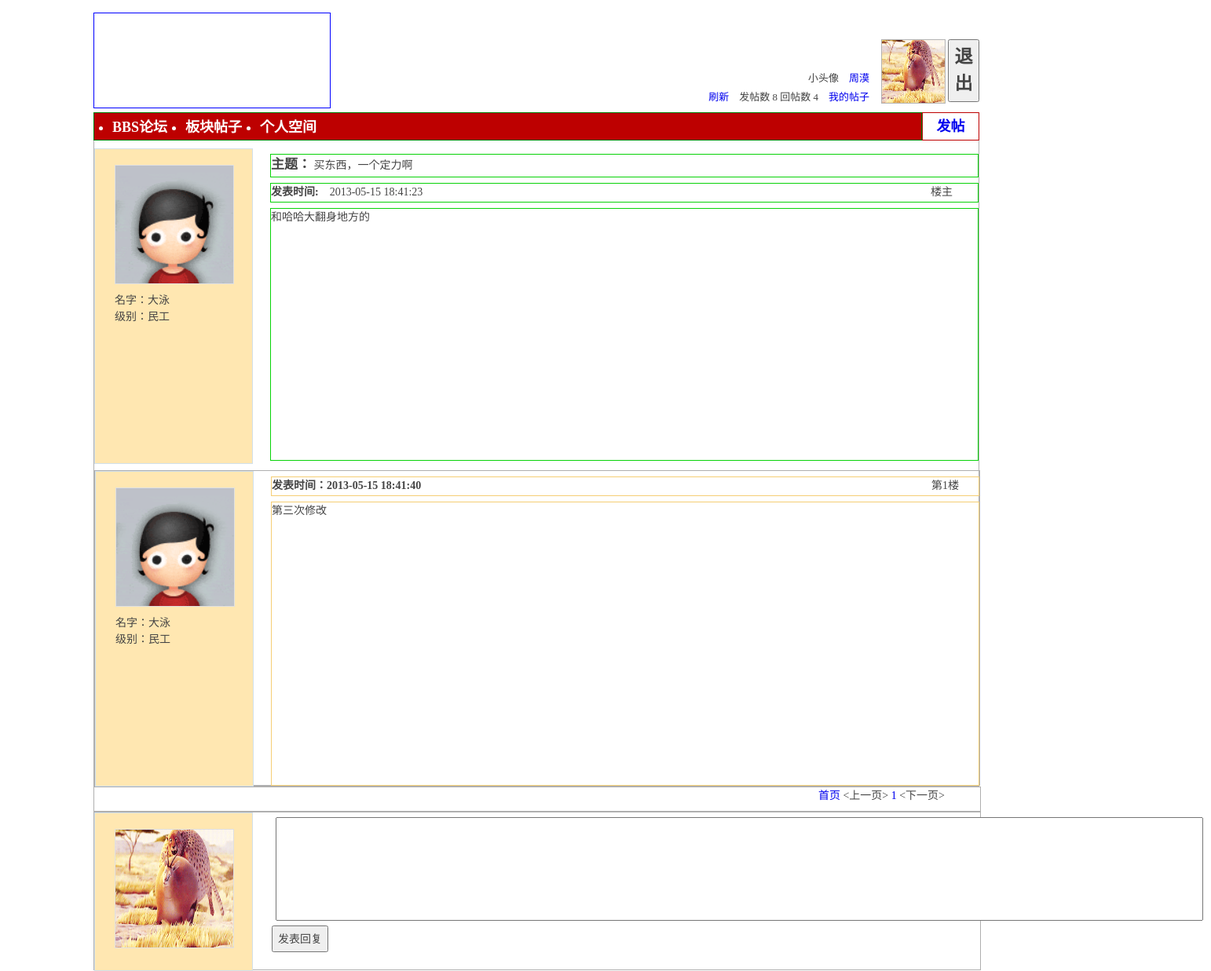
The app's page /fd_bbs/faces/SomeMessage.php?id=22&page=0&numofpages=1&endnum=1 (signed in) with its own data.
### tables this page shows
CREATE TABLE IF NOT EXISTS `title` (
  `title_id` bigint(20) NOT NULL AUTO_INCREMENT,
  `plate_name` varchar(32) NOT NULL,
  `auther` varchar(32) NOT NULL,
  `theme` varchar(128) NOT NULL,
  `content` text NOT NULL,
  `title_time` datetime NOT NULL,
  PRIMARY KEY (`title_id`),
  KEY `ti1` (`plate_name`),
  KEY `ti2` (`auther`)
);

CREATE TABLE IF NOT EXISTS `user` (
  `name` varchar(32) NOT NULL,
  `password` varchar(32) NOT NULL,
  `sex` char(16) DEFAULT NULL,
  `email` varchar(64) NOT NULL,
  `grade` varchar(32) NOT NULL,
  `pic` varchar(128) DEFAULT NULL,
  `useornot` tinyint(4) NOT NULL,
  `whichPlate` varchar(32) DEFAULT NULL,
  PRIMARY KEY (`name`),
  KEY `us1` (`whichPlate`)
);

### fd_bbs/faces/SomeMessage.php (the view, shortened to what this page needs)
<html>
<head>
<link rel="stylesheet" type="text/css" href="css/SomeMessage.css"/>
<?php
	require_once '../PhpBackstage/Sql_handle.php';
	$whichPlate=$_SESSION['whichPlate'];
	$username=$_SESSION['username'];
	$pic=$_SESSION['pic'];
	$sql=new SqlTool();
	$id=$_GET['id'];
	$page=$_GET['page'];
	$centence="select auther,theme,content,title_time,grade,whichPlate,pic from title,user where name=auther and title_id='".$id."'";
	$ct_huitie="select reply_people,grade,whichPlate,reply_time,reply_content,reply_id from title,user,
			reply_title where title.title_id=reply_title.title_id and reply_title.title_id=".$id." and reply_people=name order by reply_time asc limit ".$page.",6";
	$ct_pic="select pic from user,title where user.name=title.auther and title_id='".$id."'";
	$res_pic=$sql->dql_handle($ct_pic);
	$res=$sql->dql_handle($centence);
	$res_huitie=$sql->dql_handle($ct_huitie);
	$row_louzhu=mysql_fetch_row($res);
	$of_title="select title_id from title where auther='".$username."'";
	$of_replytitle="select reply_id from reply_title where reply_people='".$username."'";
	$res_numof_title=$sql->dql_handle($of_title);
	$res_numof_replytitle=$sql->dql_handle($of_replytitle);
	$numof_title=mysql_num_rows($res_numof_title);
	$numof_replytitle=mysql_num_rows($res_numof_replytitle);
?>
</head>
<body>
<?php
	$numofpages=$_GET['numofpages'];
	$endnum=$_GET['endnum'];
?>
<div class="main">
	<div class="div1">
		<div class="head_pic"></div>
		<div class="head_user">
			<div>
				<form action="../PhpBackstage/quit.php" method="post">
					<button  class="quit" title="返回登录">退出</button>
				</form>
			</div>
			<div class="user_pic"><a href="UserSpace.php">
			<?php
				if($pic=="no")
				{
					echo "<img src=\"../imges/1.jpg\" style=\"width:100%;height:100%\"/>";
				}
				else
				{
					echo "<img src=\"$pic\"style=\"width:100%;height:100%\"/>";
				}
			?>
			</a></div>
			<div class="user_info">
				<div class="user_info1"><span>小头像　<a href="UserSpace.php"><?php echo "$username";?></a></span></div>
				<div class="user_info2"><span><a href="MainPage.php">刷新　</a></span><span>发帖数&nbsp;<?php echo $numof_title;?></span>
				<span>回帖数&nbsp;<?php echo $numof_replytitle;?>　</span><a href="UserSpace.php"><span>我的帖子</span></a></div>
			</div>
		</div>
	</div>
	<div class="div2">
		<div class="trabecula">
			<ul>
			<li><a href="MainPage.php" title="首页"><span>BBS论坛</span></a></li>
			<li><a href="PlateHandle.php?plate_name=<?php echo $whichPlate;?>" title="版块帖子"><span>板块帖子</span></a></li>
			<li><a href="UserSpace.php" title="个人空间"><span>个人空间</span></a></li>
			</ul>
		</div>
		<div class="post_message"><a href="PostMessage.php"><span>发帖</span></a></div>
	</div>
	<div class="div3">
		<div class="title">
			<div style="width:100%;height:400px;margin-top:10px;display:block" class="louzhu" id="louzhu" >
				<div class="left">
					<div class="pic">
					<?php
						$row_pic=mysql_fetch_row($res_pic);
						if($row_pic[0]=="no")
						{
							echo "<img src=\"../imges/1.jpg\" style=\"width:100%;height:100%\"/>";
						}
						else
						{
							echo "<img src=\"$row_pic[0]\"style=\"width:100%;height:100%\"/>";
						}
					?>
					</div>
					<div class="grade">
						<?php
							echo "<div>名字：$row_louzhu[0]</div>";
							echo "<div>级别：$row_louzhu[4]</div>";
						?>
					</div>
				</div>
				<div class="right">
					<div class="theme">
						<span style="font-weight:bold;font-size:17px;">主题：</span>
						<span><?php echo "$row_louzhu[1]";?></span>
					</div>
					<div class="louceng">
						<span style="width:300px;float:left"><span style="font-weight:bold">发表时间:　</span><?php echo "$row_louzhu[3]";?></span>
						<span style="width:60px;float:right;">楼主</span>
					</div>
					<div class="content">
					<?php echo "$row_louzhu[2]";?>
					</div>
				</div>
			</div>
			<?php
				for($i=$page+1;($i-$page)<=$row_huitie=mysql_fetch_row($res_huitie);$i++)
				{
					echo "<div class=\"huitie\">";
						echo "<div class=\"left\">";
							echo "<div class=\"pic\">";
							$ct_pic="select pic from user,reply_title where user.name=reply_title.reply_people and reply_id='".$row_huitie[5]."'";
							$res_pic=$sql->dql_handle($ct_pic);
							$row_pic=mysql_fetch_row($res_pic);
							if($row_pic[0]=="no")
							{
								echo "<img src=\"../imges/1.jpg\" style=\"width:100%;height:100%\"/>";
							}
							else
							{
								echo "<img src=\"$row_pic[0]\"style=\"width:100%;height:100%\"/>";
							}
							echo "</div>";
							echo "<div class=\"grade\">";
								echo "<div>名字：$row_huitie[0]</div>";
								echo "<div>级别：$row_huitie[1]</div>";
							echo "</div>";
						echo "</div>";
						echo "<div class=\"right\">";
							echo "<div class=\"louceng\">";
								echo "<span style=\"width:300px;float:left\">";
									echo "<span style=\"font-weight:bold\">发表时间：$row_huitie[3]</span></span>";
									echo "<span style=\"width:60px;float:right;\">第<span>$i</span>楼</span>";
							echo "</div>";
							echo "<div class=\"content\">$row_huitie[4]</div>";
						echo "</div>";
					echo "</div>";
				}
			?>
		</div>
		<div style="width:100%;height:30px;border:1px solid #AFAFAF">
			<span style="float:right;margin-right: 45px;">
				<span>
					<a href="../PhpBackstage/FenYe.php?next_before=0&id=<?php echo $id;?>&page=<?php echo $page;?>&numofpages=0&endnum=0">首页</a>
					<?php
						if($page!=0)
						{
							echo "<a href=\"../PhpBackstage/FenYe.php?next_before=2&id=$id&page=$page&tiao_num=0;\">&lt;上一页&gt;</a>";
						}
						else
						{
							echo "<span>&lt;上一页&gt;</span>";
						}
					?>
					<?php
						for($i=1;$i<=$numofpages;$i++)
						{
							$tiao_num=($i-(floor($page/6)+1));
							echo "<a href=\"../PhpBackstage/FenYe.php?next_before=1&id=$id&page=$page&tiao_num=$tiao_num\">$i</a> ";
						}
						if($endnum==0||(floor($page/6)+1==$numofpages))
						{
							echo "<span>&lt;下一页&gt;</span>";
						}
						else
						{
							echo "<a  href=\"../PhpBackstage/FenYe.php?next_before=1&id=$id&page=$page&tiao_num=1;\">&lt;下一页&gt;</a>";
						}
					?>
				</span>
			</span>
		</div>
		<div class="reply">
			<div class="left">
				<div class="pic">
				<?php
				if($pic=="no")
				{
					echo "<img src=\"../imges/1.jpg\" style=\"width:100%;height:100%\"/>";
				}
				else
				{
					echo "<img src=\"$pic\"style=\"width:100%;height:100%\"/>";
				}
				?>
				</div>
			</div>
			<div class="right">
				<form action="#" method="post" onsubmit="subform()" id="form1">
					<div class="reply_content">
						<textarea rows="6" cols="145" name="text_reply" style="margin-left:7px;margin-top:6px;resize:none" id="text_reply"></textarea>
					</div>
					<div class="reply_ok">
						<button type="submit" style="height:34px;">发表回复</button>
					</div>
				</form>
			</div>
		</div>
	</div>
</div>
</body>
</html>

### fd_bbs/faces/css/SomeMessage.css (style rules this page uses)
body, input, button, select, textarea { font: 12px/1.5 Tahoma,'Microsoft Yahei','Simsun'; font-family: Tahoma, 'Microsoft Yahei', Simsun; font-size: 14px; font-style: normal; font-variant: normal; font-weight: normal; line-height: 1.5; color: #444; }
body { padding:0px; }
body, ul, li { padding-left: 0px; }
a { text-decoration:none; }
.main { // border:1px solid red; width:1200; height:auto; margin-left:75px; margin-right:74px; }
.div1 { margin-top:12px; height:130px; }
.user_info { //border:1px solid red; width:223px; height:80px; float:right; }
.user_info,.user_pic,.quit { margin-top:20px; }
.user_info1 { margin-top:40px; width:auto; height:12px; float:right; }
.user_info2 { margin-top:12px; width:auto; float:right; }
.user_info1,.user_info2 { margin-right:12px; font-size:13px; }
.user_pic { margin-left:3px; float:right; width:80px; height:80px; border:1px solid #B4B4B4; }
.quit { font-size:23px; font-weight:bold; font-family:'华文新魏'; //border:1px solide red; width:40px; height:80px; margin-left:3px; margin-bottom:0px; float:right; }
.div2 { margin-top:1px; height:34px; //border:1px solid #B4B4B4; }
.div3 { margin-top:1px; height:400px; //border:1px solid red; }
.div1,.div2,.div3,.div4 { //border:1px solid red; width:94%; margin-left:3%; margin-right:3%; }
.head_pic { width:300px; height:120px; margin-top:4px; margin-bottom:4px; border:1px solid blue; float:left; }
.head_user { //border:1px solid red; width:430px; height:120px; margin-top:4px; margin-bottom:4px; float:right; }
.trabecula { border:1px solid green; width:1053px; height:100%; background:#BD0000; float:left; }
.trabecula li { float:left; line-height:8px; margin-left:23px; color:white; }
.trabecula a { color:white; }
.post_message { border:1px solid #BD0000; //color:black; float:right; width:71px; height:100%; line-height:34px; text-align:center; }
.post_message,.trabecula li { font-size:18px; font-weight:bold; }
.div3 .title { border:1px solid #AFAFAF; }
.div3 .reply { border:1px solid #AFAFAF; }
.huitie { width:100%; height:400px; border:1px solid #AFAFAF; margin-top:10px; }
.left { height:100%; width:200px; float:left; border:1px solid #D1E0EA; background-color:#FFE7B1; }
.left .pic { margin-top:20px; height:150px; }
.left .grade { margin-top:10px; height:90px; margin-left:25px; width:150px; //border:1px solid #FFE7B1; float:left; }
.left .pic { margin-left:25px; width:150px; border:1px solid #E0E0E0; float:left; }
.right { height:90%; width:900px; margin-right:2px; float:right; //border:1px solid blue; }
.right .theme { height:28px; }
.right .louceng { height:23px; }
.right .content { height:320px; }
.right .theme,.right .louceng,.right .content { margin-top:7px; border:1px solid #08D308; width:100%; }
.huitie .right .louceng { border:1px solid #F5CE74; height:23px; width:100%; }
.huitie .right .content { border:1px solid #F5CE74; height:360px; width:100%; }
.huitie .right { //border:1px solid red; margin-top7px; float:right; margin-right:2px; width:900px; height:100%; }
.reply { width:100%; height:200px; //border:1px solid green; }
.reply_content { float:right; //border:1px solid red; margin-right:2px; width:900px; height:140px; }
.reply_ok { float:right; //border:1px solid red; //margin-right:2px; width:900px; height:34px; margin-top:4px; }

### records on screen
title: auther "大泳", auther.grade "民工", theme "买东西，一个定力啊", title_time "2013-05-15 18:41:23", content "和哈哈大翻身地方的"

### other values on screen
$username "周漠"
$numof_title "8"
$numof_replytitle "4"
$row_huitie[0] "大泳"
$row_huitie[1] "民工"
$row_huitie[3] "2013-05-15 18:41:40"
$row_huitie[4] "第三次修改"
